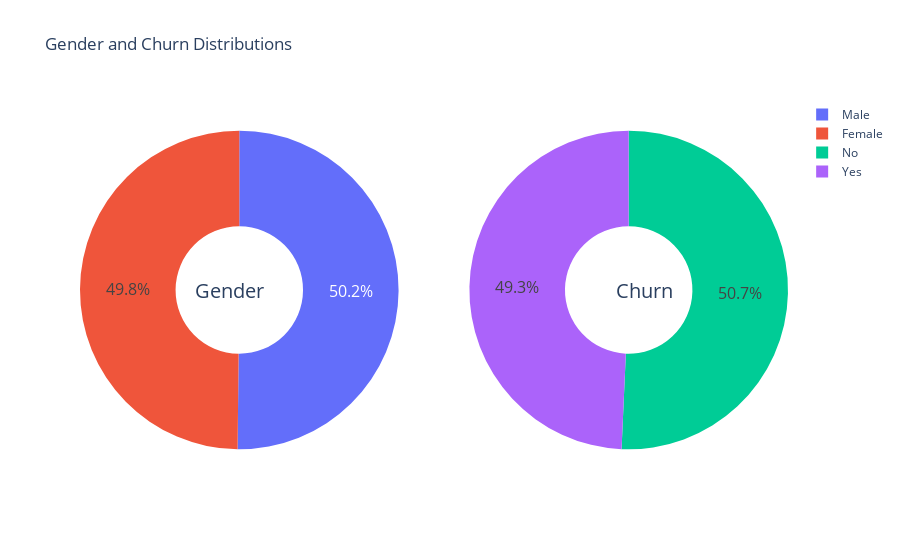

Notebook code cell kept with this figure:
### Code cell
g_labels = ['Male', 'Female']
c_labels = ['No', 'Yes']
# Create subplots: use 'domain' type for Pie subplot
fig = make_subplots(rows=1, cols=2, specs=[[{'type':'domain'}, {'type':'domain'}]])
fig.add_trace(go.Pie(labels=g_labels, values=df['gender'].value_counts(), name="Gender"),
              1, 1)
fig.add_trace(go.Pie(labels=c_labels, values=df['Churn'].value_counts(), name="Churn"),
              1, 2)

# Use `hole` to create a donut-like pie chart
fig.update_traces(hole=.4, hoverinfo="label+percent+name", textfont_size=16)

fig.update_layout(
    title_text="Gender and Churn Distributions",
    # Add annotations in the center of the donut pies.
    annotations=[dict(text='Gender', x=0.16, y=0.5, font_size=20, showarrow=False),
                 dict(text='Churn', x=0.84, y=0.5, font_size=20, showarrow=False)])
fig.show()

### Figure 1 — Plotly figure (JSON) as saved in the notebook; plotly's stock layout.template omitted (floating-point values rounded to 4 significant figures)
{"data": [{"domain": {"x": [0, 0.45], "y": [0, 1]}, "hole": 0.4, "hoverinfo": "label+percent+name", "labels": ["Male", "Female"], "name": "Gender", "textfont": {"size": 16}, "type": "pie", "values": [2950, 2930]}, {"domain": {"x": [0.55, 1], "y": [0, 1]}, "hole": 0.4, "hoverinfo": "label+percent+name", "labels": ["No", "Yes"], "name": "Churn", "textfont": {"size": 16}, "type": "pie", "values": [2982, 2898]}], "layout": {"annotations": [{"font": {"size": 20}, "showarrow": false, "text": "Gender", "x": 0.16, "y": 0.5}, {"font": {"size": 20}, "showarrow": false, "text": "Churn", "x": 0.84, "y": 0.5}], "title": {"text": "Gender and Churn Distributions"}}}
